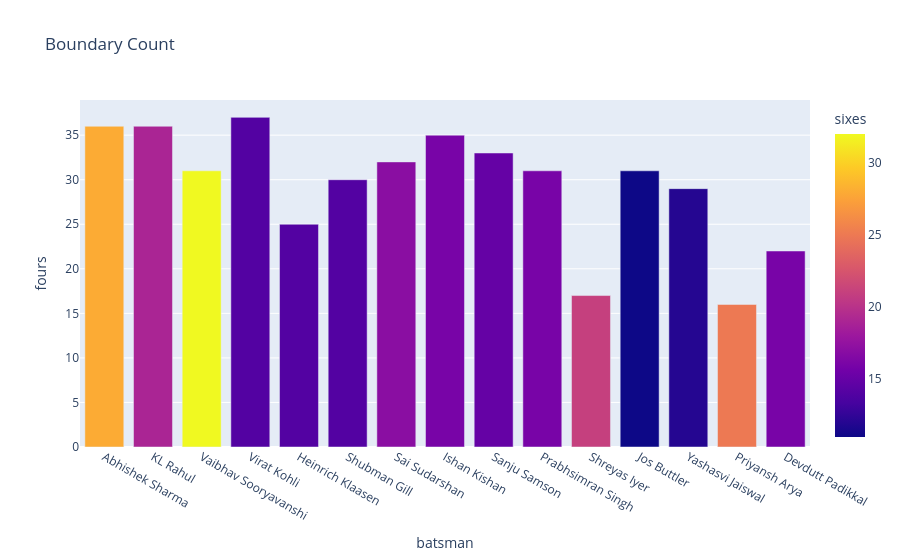

The notebook cell this image was saved under:
### Code cell
px.bar(df, x="batsman", y="fours", color="sixes", title="Boundary Count" )

### Figure 1 — Plotly figure (JSON) as saved in the notebook; plotly's stock layout.template omitted (floating-point values rounded to 4 significant figures)
{"data": [{"hovertemplate": "batsman=%{x}<br>fours=%{y}<br>sixes=%{marker.color}<extra></extra>", "legendgroup": "", "marker": {"color": [28, 19, 32, 14, 14, 14, 17, 16, 15, 16, 21, 11, 12, 25, 16], "coloraxis": "coloraxis", "pattern": {"shape": ""}}, "name": "", "orientation": "v", "showlegend": false, "textposition": "auto", "type": "bar", "x": ["Abhishek Sharma", "KL Rahul", "Vaibhav Sooryavanshi", "Virat Kohli", "Heinrich Klaasen", "Shubman Gill", "Sai Sudarshan", "Ishan Kishan", "Sanju Samson", "Prabhsimran Singh", "Shreyas Iyer", "Jos Buttler", "Yashasvi Jaiswal", "Priyansh Arya", "Devdutt Padikkal"], "xaxis": "x", "y": [36, 36, 31, 37, 25, 30, 32, 35, 33, 31, 17, 31, 29, 16, 22], "yaxis": "y"}], "layout": {"barmode": "relative", "coloraxis": {"colorbar": {"title": {"text": "sixes"}}, "colorscale": [[0, "#0d0887"], [0.1111, "#46039f"], [0.2222, "#7201a8"], [0.3333, "#9c179e"], [0.4444, "#bd3786"], [0.5556, "#d8576b"], [0.6667, "#ed7953"], [0.7778, "#fb9f3a"], [0.8889, "#fdca26"], [1, "#f0f921"]]}, "legend": {"tracegroupgap": 0}, "title": {"text": "Boundary Count"}, "xaxis": {"anchor": "y", "domain": [0, 1], "title": {"text": "batsman"}}, "yaxis": {"anchor": "x", "domain": [0, 1], "title": {"text": "fours"}}}}
